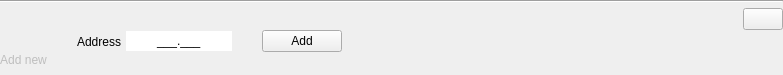
<?xml version="1.0" encoding="UTF-8"?>
<ui version="4.0">
 <class>AddDeviceView</class>
 <widget class="QWidget" name="AddDeviceView">
  <property name="geometry">
   <rect>
    <x>0</x>
    <y>0</y>
    <width>783</width>
    <height>75</height>
   </rect>
  </property>
  <property name="sizePolicy">
   <sizepolicy hsizetype="Preferred" vsizetype="Maximum">
    <horstretch>0</horstretch>
    <verstretch>0</verstretch>
   </sizepolicy>
  </property>
  <property name="styleSheet">
   <string notr="true">/* Allgemein */

QPushButton[GuiRole=FunctionButton] { border: 1px solid transparent; border-radius: 3px; padding: 3px; qproperty-iconSize: 24px; }
QPushButton[GuiRole=FunctionButton]:hover { background: rgb(220, 220, 220); border-color: rgb(220, 220, 220); }
QPushButton[GuiRole=FunctionButton]:pressed { background: rgb(220, 220, 220); border-color: rgb(110, 110, 110); }

QPushButton[GuiRole=CloseButton] { border: 1px solid transparent; border-radius: 3px; padding: 3px; qproperty-iconSize: 24px; }
QPushButton[GuiRole=CloseButton]:hover { background: rgb(220, 220, 220); border-color: rgb(220, 220, 220); }
QPushButton[GuiRole=CloseButton]:pressed { background: rgb(220, 220, 220); border-color: rgb(110, 110, 110); }

/* Spezifisch */</string>
  </property>
  <property name="GuiRole" stdset="0">
   <string notr="true">MainWidget</string>
  </property>
  <layout class="QVBoxLayout" name="verticalLayout">
   <property name="spacing">
    <number>5</number>
   </property>
   <property name="leftMargin">
    <number>0</number>
   </property>
   <property name="topMargin">
    <number>0</number>
   </property>
   <property name="rightMargin">
    <number>0</number>
   </property>
   <property name="bottomMargin">
    <number>0</number>
   </property>
   <item>
    <widget class="Line" name="line">
     <property name="orientation">
      <enum>Qt::Orientation::Horizontal</enum>
     </property>
    </widget>
   </item>
   <item>
    <layout class="QHBoxLayout" name="mainLayout">
     <item>
      <layout class="QVBoxLayout" name="symbolLayout1">
       <property name="spacing">
        <number>5</number>
       </property>
       <item>
        <layout class="QHBoxLayout" name="symbolLayout">
         <item>
          <widget class="QLabel" name="symbol">
           <property name="sizePolicy">
            <sizepolicy hsizetype="Fixed" vsizetype="Fixed">
             <horstretch>0</horstretch>
             <verstretch>0</verstretch>
            </sizepolicy>
           </property>
           <property name="maximumSize">
            <size>
             <width>40</width>
             <height>40</height>
            </size>
           </property>
           <property name="text">
            <string/>
           </property>
           <property name="pixmap">
            <pixmap resource="../../Res/Resources.qrc">:/Symbols/Plus_P.png</pixmap>
           </property>
           <property name="scaledContents">
            <bool>true</bool>
           </property>
          </widget>
         </item>
        </layout>
       </item>
       <item>
        <widget class="QLabel" name="label2">
         <property name="enabled">
          <bool>false</bool>
         </property>
         <property name="text">
          <string>Add new</string>
         </property>
         <property name="alignment">
          <set>Qt::AlignmentFlag::AlignCenter</set>
         </property>
        </widget>
       </item>
      </layout>
     </item>
     <item>
      <spacer name="spacer1">
       <property name="orientation">
        <enum>Qt::Orientation::Horizontal</enum>
       </property>
       <property name="sizeType">
        <enum>QSizePolicy::Policy::Fixed</enum>
       </property>
       <property name="sizeHint" stdset="0">
        <size>
         <width>25</width>
         <height>20</height>
        </size>
       </property>
      </spacer>
     </item>
     <item>
      <widget class="QLabel" name="label1">
       <property name="text">
        <string>Address</string>
       </property>
      </widget>
     </item>
     <item>
      <widget class="QLineEdit" name="addressEdit">
       <property name="sizePolicy">
        <sizepolicy hsizetype="Maximum" vsizetype="Fixed">
         <horstretch>0</horstretch>
         <verstretch>0</verstretch>
        </sizepolicy>
       </property>
       <property name="toolTip">
        <string>Enter address for new device</string>
       </property>
       <property name="styleSheet">
        <string notr="true">max-width: 4em;</string>
       </property>
       <property name="inputMask">
        <string notr="true">999.999;_</string>
       </property>
       <property name="text">
        <string notr="true">.</string>
       </property>
       <property name="maxLength">
        <number>7</number>
       </property>
       <property name="frame">
        <bool>false</bool>
       </property>
       <property name="cursorPosition">
        <number>7</number>
       </property>
       <property name="alignment">
        <set>Qt::AlignmentFlag::AlignCenter</set>
       </property>
      </widget>
     </item>
     <item>
      <spacer name="spacer1_2">
       <property name="orientation">
        <enum>Qt::Orientation::Horizontal</enum>
       </property>
       <property name="sizeType">
        <enum>QSizePolicy::Policy::Fixed</enum>
       </property>
       <property name="sizeHint" stdset="0">
        <size>
         <width>25</width>
         <height>20</height>
        </size>
       </property>
      </spacer>
     </item>
     <item>
      <widget class="QPushButton" name="addButton">
       <property name="enabled">
        <bool>true</bool>
       </property>
       <property name="sizePolicy">
        <sizepolicy hsizetype="Preferred" vsizetype="Fixed">
         <horstretch>0</horstretch>
         <verstretch>0</verstretch>
        </sizepolicy>
       </property>
       <property name="toolTip">
        <string>Add device</string>
       </property>
       <property name="text">
        <string>Add</string>
       </property>
       <property name="iconSize">
        <size>
         <width>24</width>
         <height>24</height>
        </size>
       </property>
      </widget>
     </item>
     <item>
      <spacer name="spacer2">
       <property name="orientation">
        <enum>Qt::Orientation::Horizontal</enum>
       </property>
       <property name="sizeHint" stdset="0">
        <size>
         <width>20</width>
         <height>20</height>
        </size>
       </property>
      </spacer>
     </item>
     <item>
      <layout class="QVBoxLayout" name="closeLayout">
       <item>
        <widget class="QPushButton" name="closeButton">
         <property name="enabled">
          <bool>true</bool>
         </property>
         <property name="sizePolicy">
          <sizepolicy hsizetype="Preferred" vsizetype="Fixed">
           <horstretch>0</horstretch>
           <verstretch>0</verstretch>
          </sizepolicy>
         </property>
         <property name="toolTip">
          <string notr="true">Close panel</string>
         </property>
         <property name="icon">
          <iconset>
           <disabledoff>:/Symbols/Close_P.png</disabledoff>
           <activeon>:/Symbols/Close_A.png</activeon>
          </iconset>
         </property>
         <property name="iconSize">
          <size>
           <width>24</width>
           <height>24</height>
          </size>
         </property>
         <property name="GuiRole" stdset="0">
          <string notr="true">CloseButton</string>
         </property>
        </widget>
       </item>
       <item>
        <spacer name="closeSpacer">
         <property name="orientation">
          <enum>Qt::Orientation::Vertical</enum>
         </property>
         <property name="sizeHint" stdset="0">
          <size>
           <width>10</width>
           <height>10</height>
          </size>
         </property>
        </spacer>
       </item>
      </layout>
     </item>
    </layout>
   </item>
  </layout>
 </widget>
 <resources>
  <include location="../../Res/Resources.qrc"/>
 </resources>
 <connections/>
</ui>
